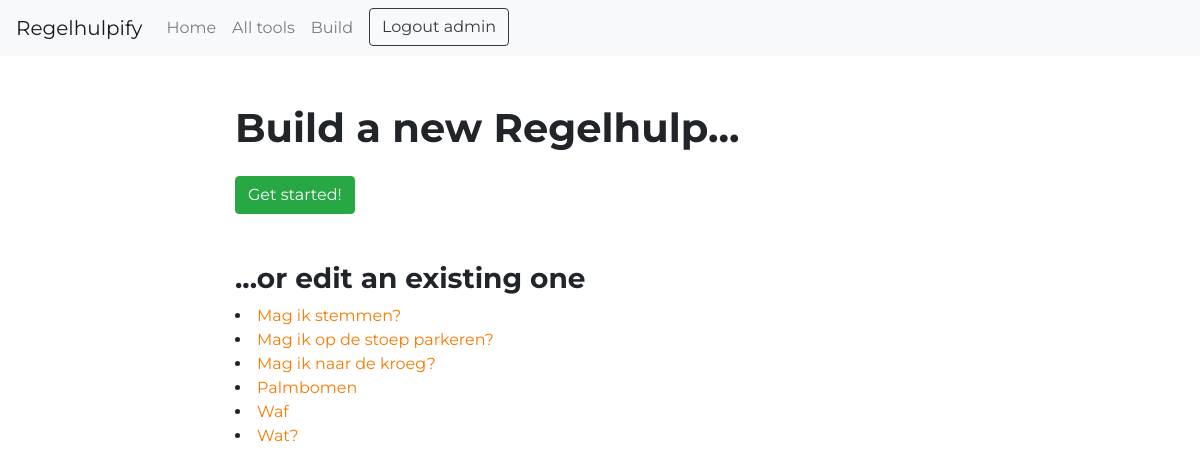
The app's page /builder/ (signed in), older data.
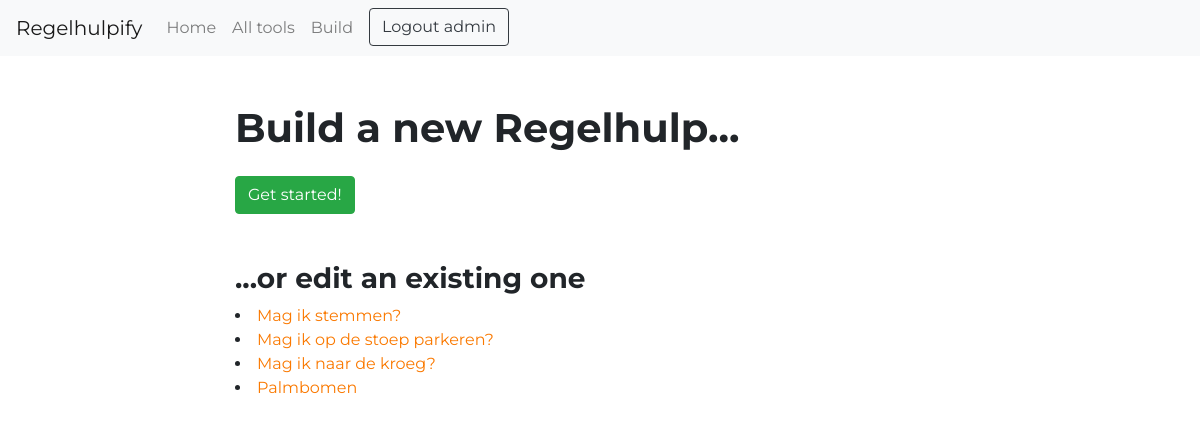
The same page, newer data.
### regelhulpify/models.py (models this page shows, shortened)
class Tool(models.Model):
    owner = models.ForeignKey(User, on_delete=models.SET_DEFAULT, default=1)
    name = models.CharField(max_length=128, unique=True)
    desc = models.CharField(max_length=1024)
    img = models.URLField(max_length=1024, null=True, blank=True)
    shorturl = models.SlugField(max_length=64, unique=True, null=True, blank=True, validators=[safe_url])

### regelhulpify/views.py (the view)
# urls.py: path("builder/", views.builder, name="builder"),
@login_required
def builder(request):
    t = Tool.objects.filter(owner=request.user)
    context = {'tools': t}
    return render(request, 'regelhulpify/builder.html', context)

### regelhulpify/context_processors.py (called while the page is built)
def login_form(request):
    return {
        'login_form': AuthenticationForm()
    }

### regelhulpify/templates/regelhulpify/builder.html
{% extends 'regelhulpify/base.html' %}
{% block content %}
    <h1 class="">Build a new Regelhulp...</h1>
    <a href="{% url 'newtool' %}" class="btn btn-success mt-3">Get started!</a>
    {% if tools %}<h3 class="mt-5">...or edit an existing one</h3>
    <div>
        {% for tool in tools %}
        <li>
            <a href="{% url 'builder_tool' tool.id %}" >{{ tool.name }}</a>
        </li>
        {% endfor %}
    </div>
    {% endif %}
{% endblock %}

Row changes from the older to the newer data that the page shows:
removed Tool: name "Waf"
removed Tool: name "Wat?"
